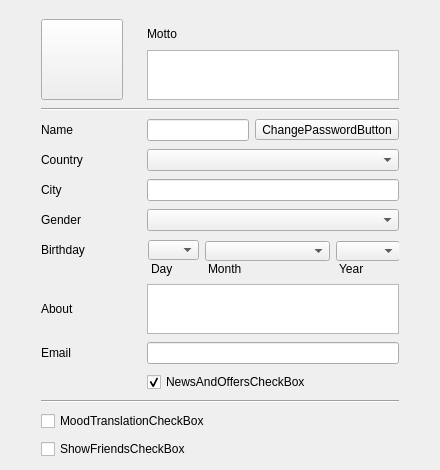
<ui version="4.0" >
 <class>ProfileFrameClass</class>
 <widget class="QFrame" name="ProfileFrameClass" >
  <property name="geometry" >
   <rect>
    <x>0</x>
    <y>0</y>
    <width>440</width>
    <height>455</height>
   </rect>
  </property>
  <property name="minimumSize" >
   <size>
    <width>410</width>
    <height>0</height>
   </size>
  </property>
  <property name="lineWidth" >
   <number>0</number>
  </property>
  <layout class="QGridLayout" name="gridLayout_2" >
   <item row="0" column="0" >
    <widget class="QFrame" name="mainFrame" >
     <property name="frameShape" >
      <enum>QFrame::NoFrame</enum>
     </property>
     <property name="frameShadow" >
      <enum>QFrame::Plain</enum>
     </property>
     <property name="lineWidth" >
      <number>0</number>
     </property>
     <layout class="QGridLayout" name="gridLayout" >
      <property name="margin" >
       <number>0</number>
      </property>
      <item row="0" column="0" >
       <layout class="QGridLayout" name="mainGLayout" >
        <property name="leftMargin" >
         <number>30</number>
        </property>
        <property name="topMargin" >
         <number>8</number>
        </property>
        <property name="rightMargin" >
         <number>30</number>
        </property>
        <property name="horizontalSpacing" >
         <number>6</number>
        </property>
        <property name="verticalSpacing" >
         <number>8</number>
        </property>
        <item row="4" column="0" >
         <widget class="QLabel" name="nameLabel" >
          <property name="minimumSize" >
           <size>
            <width>100</width>
            <height>0</height>
           </size>
          </property>
          <property name="text" >
           <string>Name</string>
          </property>
          <property name="buddy" >
           <cstring>nameEdit</cstring>
          </property>
         </widget>
        </item>
        <item row="5" column="0" >
         <widget class="QLabel" name="countryLabel" >
          <property name="text" >
           <string>Country</string>
          </property>
          <property name="buddy" >
           <cstring>countryCombo</cstring>
          </property>
         </widget>
        </item>
        <item row="5" column="1" >
         <widget class="QComboBox" name="countryCombo" />
        </item>
        <item row="6" column="0" >
         <widget class="QLabel" name="cityLabel" >
          <property name="text" >
           <string>City</string>
          </property>
         </widget>
        </item>
        <item row="7" column="1" >
         <widget class="QComboBox" name="genderCombo" />
        </item>
        <item row="7" column="0" >
         <widget class="QLabel" name="genderLabel" >
          <property name="text" >
           <string>Gender</string>
          </property>
          <property name="buddy" >
           <cstring>genderCombo</cstring>
          </property>
         </widget>
        </item>
        <item row="9" column="0" >
         <widget class="QLabel" name="aboutLabel" >
          <property name="text" >
           <string>About</string>
          </property>
          <property name="buddy" >
           <cstring>aboutTextEdit</cstring>
          </property>
         </widget>
        </item>
        <item row="9" column="1" >
         <widget class="QTextEdit" name="aboutTextEdit" >
          <property name="maximumSize" >
           <size>
            <width>16777215</width>
            <height>50</height>
           </size>
          </property>
         </widget>
        </item>
        <item row="10" column="0" >
         <widget class="QLabel" name="emailLabel" >
          <property name="text" >
           <string>Email</string>
          </property>
          <property name="buddy" >
           <cstring>emailEdit</cstring>
          </property>
         </widget>
        </item>
        <item row="10" column="1" >
         <widget class="QLineEdit" name="emailEdit" />
        </item>
        <item row="8" column="0" colspan="2" >
         <widget class="QFrame" name="frame" >
          <property name="minimumSize" >
           <size>
            <width>0</width>
            <height>37</height>
           </size>
          </property>
          <property name="frameShape" >
           <enum>QFrame::Panel</enum>
          </property>
          <property name="frameShadow" >
           <enum>QFrame::Plain</enum>
          </property>
          <property name="lineWidth" >
           <number>0</number>
          </property>
          <widget class="MoodBox::PopUpComboBox" name="yearCombo" >
           <property name="geometry" >
            <rect>
             <x>295</x>
             <y>2</y>
             <width>64</width>
             <height>20</height>
            </rect>
           </property>
          </widget>
          <widget class="QLabel" name="yearLabel" >
           <property name="geometry" >
            <rect>
             <x>298</x>
             <y>22</y>
             <width>41</width>
             <height>16</height>
            </rect>
           </property>
           <property name="text" >
            <string>Year</string>
           </property>
          </widget>
          <widget class="QComboBox" name="dayCombo" >
           <property name="geometry" >
            <rect>
             <x>107</x>
             <y>1</y>
             <width>51</width>
             <height>20</height>
            </rect>
           </property>
          </widget>
          <widget class="QLabel" name="dayLabel" >
           <property name="geometry" >
            <rect>
             <x>110</x>
             <y>22</y>
             <width>31</width>
             <height>16</height>
            </rect>
           </property>
           <property name="text" >
            <string>Day</string>
           </property>
          </widget>
          <widget class="QComboBox" name="monthCombo" >
           <property name="geometry" >
            <rect>
             <x>164</x>
             <y>2</y>
             <width>125</width>
             <height>20</height>
            </rect>
           </property>
          </widget>
          <widget class="QLabel" name="monthLabel" >
           <property name="geometry" >
            <rect>
             <x>167</x>
             <y>22</y>
             <width>71</width>
             <height>16</height>
            </rect>
           </property>
           <property name="text" >
            <string>Month</string>
           </property>
          </widget>
          <widget class="QLabel" name="birthdayLabel" >
           <property name="geometry" >
            <rect>
             <x>0</x>
             <y>1</y>
             <width>101</width>
             <height>20</height>
            </rect>
           </property>
           <property name="text" >
            <string>Birthday</string>
           </property>
          </widget>
         </widget>
        </item>
        <item row="11" column="1" >
         <widget class="QCheckBox" name="receiveNewsCheckBox" >
          <property name="text" >
           <string>NewsAndOffersCheckBox</string>
          </property>
          <property name="checked" >
           <bool>true</bool>
          </property>
         </widget>
        </item>
        <item row="12" column="0" colspan="2" >
         <widget class="Line" name="line" >
          <property name="orientation" >
           <enum>Qt::Horizontal</enum>
          </property>
         </widget>
        </item>
        <item row="13" column="0" colspan="2" >
         <widget class="QCheckBox" name="allowWebTranslationCheckBox" >
          <property name="text" >
           <string>MoodTranslationCheckBox</string>
          </property>
         </widget>
        </item>
        <item row="14" column="0" colspan="2" >
         <widget class="QCheckBox" name="showMyFriendsCheckBox" >
          <property name="text" >
           <string>ShowFriendsCheckBox</string>
          </property>
         </widget>
        </item>
        <item row="3" column="0" colspan="2" >
         <widget class="Line" name="line_2" >
          <property name="orientation" >
           <enum>Qt::Horizontal</enum>
          </property>
         </widget>
        </item>
        <item row="1" column="0" >
         <widget class="MoodBox::UserAvatarButton" name="avatarToolButton" >
          <property name="toolTip" >
           <string>AvatarButtonHint</string>
          </property>
          <property name="accessibleName" >
           <string>transparentButton</string>
          </property>
          <property name="iconSize" >
           <size>
            <width>74</width>
            <height>74</height>
           </size>
          </property>
          <property name="checked" >
           <bool>false</bool>
          </property>
          <property name="arrowType" >
           <enum>Qt::NoArrow</enum>
          </property>
         </widget>
        </item>
        <item row="4" column="1" >
         <layout class="QHBoxLayout" name="horizontalLayout" >
          <item>
           <widget class="QLineEdit" name="nameEdit" />
          </item>
          <item>
           <widget class="QToolButton" name="changePasswordButton" >
            <property name="accessibleName" >
             <string>rectButton</string>
            </property>
            <property name="text" >
             <string>ChangePasswordButton</string>
            </property>
           </widget>
          </item>
         </layout>
        </item>
        <item row="6" column="1" >
         <widget class="QLineEdit" name="cityEdit" />
        </item>
        <item row="1" column="1" >
         <layout class="QVBoxLayout" name="verticalLayout" >
          <property name="spacing" >
           <number>2</number>
          </property>
          <item>
           <widget class="QLabel" name="mottoLabel" >
            <property name="text" >
             <string>Motto</string>
            </property>
           </widget>
          </item>
          <item>
           <widget class="QTextEdit" name="mottoTextEdit" >
            <property name="maximumSize" >
             <size>
              <width>16777215</width>
              <height>50</height>
             </size>
            </property>
           </widget>
          </item>
         </layout>
        </item>
       </layout>
      </item>
     </layout>
    </widget>
   </item>
  </layout>
 </widget>
 <layoutdefault spacing="6" margin="11" />
 <customwidgets>
  <customwidget>
   <class>MoodBox::UserAvatarButton</class>
   <extends>QToolButton</extends>
   <header>useravatarbutton.h</header>
  </customwidget>
  <customwidget>
   <class>MoodBox::PopUpComboBox</class>
   <extends>QComboBox</extends>
   <header>popupcombobox.h</header>
  </customwidget>
 </customwidgets>
 <tabstops>
  <tabstop>avatarToolButton</tabstop>
  <tabstop>nameEdit</tabstop>
  <tabstop>countryCombo</tabstop>
  <tabstop>cityEdit</tabstop>
  <tabstop>genderCombo</tabstop>
  <tabstop>dayCombo</tabstop>
  <tabstop>monthCombo</tabstop>
  <tabstop>yearCombo</tabstop>
  <tabstop>aboutTextEdit</tabstop>
  <tabstop>emailEdit</tabstop>
  <tabstop>receiveNewsCheckBox</tabstop>
  <tabstop>allowWebTranslationCheckBox</tabstop>
  <tabstop>showMyFriendsCheckBox</tabstop>
 </tabstops>
 <resources/>
 <connections/>
</ui>
